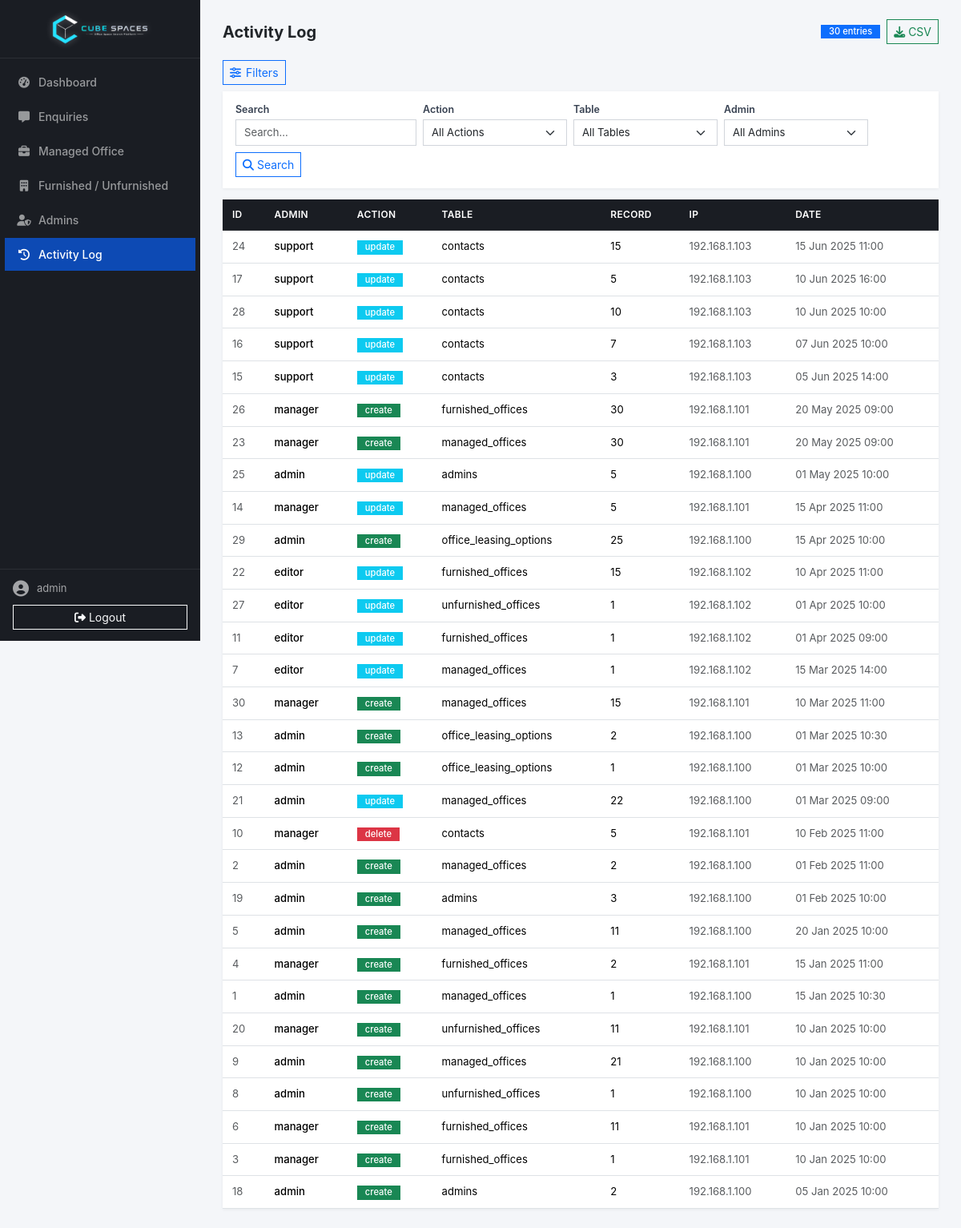
Page /admin/activity.php (signed in) on the committed database.
### tables this page shows
CREATE TABLE IF NOT EXISTS `activity_log` (
  `id` int NOT NULL AUTO_INCREMENT PRIMARY KEY,
  `admin_id` int,
  `admin_username` varchar(100),
  `action` varchar(50),
  `table_name` varchar(100),
  `record_id` int,
  `details` json,
  `ip_address` varchar(50),
  `created_at` timestamp DEFAULT CURRENT_TIMESTAMP,
  KEY `admin_id` (`admin_id`),
  KEY `created_at` (`created_at`)
);

### admin/jwt_helper.php (called while the page is built, shortened)
<?php
function base64url_encode($data) {
    return rtrim(strtr(base64_encode($data), '+/', '-_'), '=');
}
function base64url_decode($data) {
    return base64_decode(strtr($data, '-_', '+/') . str_repeat('=', 3 - (3 + strlen($data)) % 4));
}
function jwt_decode($token) {
    $parts = explode('.', $token);
    [$header, $payload, $signature] = $parts;
    $expectedSig = base64url_encode(hash_hmac(JWT_ALGO, "$header.$payload", JWT_SECRET, true));
    $data = json_decode(base64url_decode($payload), true);
    return $data;
}

### admin/activity.php (the view, shortened to what this page needs)
<?php
require_once __DIR__ . '/layout.php';
$adminListPage = max(1, (int)($_GET['p'] ?? 1));
$adminPerPage = 50;
$adminOffset = ($adminListPage - 1) * $adminPerPage;
$search = trim($_GET['search'] ?? '');
$conditions = [];
$params = [];
$types = '';
$whereClause = !empty($conditions) ? ' WHERE ' . implode(' AND ', $conditions) : '';
$countSql = "SELECT COUNT(*) as cnt FROM activity_log$whereClause";
if (!empty($params)) {
    $countStmt = mysqli_prepare($conn, $countSql);
    mysqli_stmt_bind_param($countStmt, $types, ...$params);
    mysqli_stmt_execute($countStmt);
    $activityTotal = (int)mysqli_fetch_assoc(mysqli_stmt_get_result($countStmt))['cnt'];
    mysqli_stmt_close($countStmt);
} else {
    $activityTotal = (int)mysqli_fetch_assoc(mysqli_query($conn, $countSql))['cnt'];
}
$dataSql = "SELECT * FROM activity_log$whereClause ORDER BY created_at DESC LIMIT $adminPerPage OFFSET $adminOffset";
if (!empty($params)) {
    $dataStmt = mysqli_prepare($conn, $dataSql);
    if ($dataStmt) {
        mysqli_stmt_bind_param($dataStmt, $types, ...$params);
        mysqli_stmt_execute($dataStmt);
        $result = mysqli_stmt_get_result($dataStmt);
    } else {
        $result = false;
    }
} else {
    $result = mysqli_query($conn, $dataSql);
}
$exportUrl = 'activity.php?export=1';
?>
<div class="page-header">
    <h4>Activity Log</h4>
    <div class="d-flex align-items-center gap-2">
        <span class="badge bg-primary"><?= $activityTotal ?> entries</span>
        <a href="<?= $exportUrl ?>" class="btn btn-outline-success btn-sm" title="Export CSV"><i class="fa-solid fa-download"></i> CSV</a>
    </div>
</div>
<button class="btn btn-sm btn-outline-primary admin-filter-toggle mb-2" type="button" data-bs-toggle="collapse" data-bs-target="#activityFilters" aria-expanded="true">
    <i class="fa-solid fa-sliders-h"></i> Filters
</button>
<div class="collapse show admin-filter-section" id="activityFilters">
    <form method="get" class="d-flex flex-wrap gap-2">
        <div>
            <div class="filter-label">Search</div>
            <input type="search" name="search" class="form-control form-control-sm" placeholder="Search..." value="<?= htmlspecialchars($search) ?>">
        </div>
        <div>
            <div class="filter-label">Action</div>
            <select name="action" class="form-select form-select-sm" onchange="this.form.submit()">
                <option value="">All Actions</option>
            </select>
        </div>
        <div>
            <div class="filter-label">Table</div>
            <select name="table" class="form-select form-select-sm" onchange="this.form.submit()">
                <option value="">All Tables</option>
            </select>
        </div>
        <div>
            <div class="filter-label">Admin</div>
            <select name="admin" class="form-select form-select-sm" onchange="this.form.submit()">
                <option value="">All Admins</option>
            </select>
        </div>
        <div class="d-flex gap-2">
            <button type="submit" class="btn btn-sm btn-outline-primary"><i class="fa-solid fa-search"></i> Search</button>
        </div>
    </form>
</div>
<div class="admin-card">
    <div class="table-wrap">
        <div class="table-responsive">
            <table class="table table-hover align-middle mb-0 small">
                <thead>
                    <tr>
                        <th scope="col">ID</th><th scope="col">Admin</th><th scope="col">Action</th><th scope="col">Table</th><th scope="col">Record</th><th scope="col">IP</th><th scope="col">Date</th>
                    </tr>
                </thead>
                <tbody>
                    <?php if ($result && mysqli_num_rows($result) > 0): ?>
                    <?php while ($row = mysqli_fetch_assoc($result)): ?>
                    <tr>
                        <td class="text-muted"><?= $row['id'] ?></td>
                        <td class="fw-medium"><?= htmlspecialchars($row['admin_username']) ?></td>
                        <td><span class="badge bg-<?= $row['action'] === 'delete' ? 'danger' : ($row['action'] === 'create' ? 'success' : 'info') ?>"><?= htmlspecialchars($row['action']) ?></span></td>
                        <td><?= htmlspecialchars($row['table_name'] ?? '—') ?></td>
                        <td><?= $row['record_id'] ?? '—' ?></td>
                        <td class="text-muted"><?= htmlspecialchars($row['ip_address'] ?? '—') ?></td>
                        <td class="text-muted"><?= date('d M Y H:i', strtotime($row['created_at'])) ?></td>
                    </tr>
                    <?php endwhile; ?>
                    <?php else: ?>
                    <tr><td colspan="7" class="text-center text-muted py-4">No activity found.</td></tr>
                    <?php endif; ?>
                </tbody>
            </table>
        </div>
    </div>
</div>
<?php require_once __DIR__ . '/footer.php'; ?>

### admin/layout.php (shortened to what this page needs)
<?php
require_once __DIR__ . '/jwt_helper.php';
$adminUser = '';
$token = $_COOKIE['access_token'] ?? '';
if ($token) {
    $payload = jwt_decode($token);
    if ($payload && ($payload['type'] ?? '') === 'access') {
        $adminUser = $payload['user'];
    }
}
$currentPage = basename($_SERVER['PHP_SELF'], '.php');
?>
<!DOCTYPE html>
<html lang="en">
<head>
    <link rel="stylesheet" href="https://cdnjs.cloudflare.com/ajax/libs/font-awesome/6.5.1/css/all.min.css">
    <link href="https://cdn.jsdelivr.net/npm/bootstrap@5.3.3/dist/css/bootstrap.min.css" rel="stylesheet">
    <link rel="stylesheet" href="/assets/css/admin.css?v=6">
</head>
<body>
<div class="d-flex" style="min-height: 100vh;">
    <aside class="admin-sidebar d-none d-md-flex">
        <div class="sidebar-header">
            <img src="../assets/images/final-logo.png" alt="CubeSpace" loading="lazy">
        </div>
        <nav class="nav flex-column flex-grow-1 overflow-auto pt-2">
            <a href="dashboard.php" class="nav-link <?= $currentPage === 'dashboard' ? 'active' : '' ?>"><i class="fa-solid fa-gauge-high"></i>Dashboard</a>
            <a href="contacts.php" class="nav-link <?= $currentPage === 'contacts' ? 'active' : '' ?>"><i class="fa-solid fa-message"></i>Enquiries</a>
            <a href="managed-office.php" class="nav-link <?= $currentPage === 'managed-office' ? 'active' : '' ?>"><i class="fa-solid fa-briefcase"></i>Managed Office</a>
            <a href="office-space.php" class="nav-link <?= $currentPage === 'office-space' ? 'active' : '' ?>"><i class="fa-solid fa-building"></i>Furnished / Unfurnished</a>
            <a href="admins.php" class="nav-link <?= $currentPage === 'admins' ? 'active' : '' ?>"><i class="fa-solid fa-user-shield"></i>Admins</a>
            <a href="activity.php" class="nav-link <?= $currentPage === 'activity' ? 'active' : '' ?>"><i class="fa-solid fa-clock-rotate-left"></i>Activity Log</a>
        </nav>
        <div class="sidebar-footer">
            <div class="sidebar-user">
                <i class="fa-solid fa-circle-user"></i>
                <span><?= htmlspecialchars($adminUser) ?></span>
            </div>
            <a href="logout.php" class="btn btn-outline-light btn-sm w-100"><i class="fa-solid fa-right-from-bracket me-1"></i>Logout</a>
        </div>
    </aside>
    <main class="admin-main">

### admin/footer.php (shortened to what this page needs)
    </main>
</div>
</body>
</html>

### assets/css/admin.css (style rules this page uses)
* { border-radius: 0 !important; }
:root { --admin-sidebar-width: 250px; --admin-primary: #0d4ab4; --admin-primary-dark: #083891; --admin-bg: #f4f6f9; --admin-card-shadow: 0 1px 4px rgba(0,0,0,0.06); }
body { font-family: 'Inter', sans-serif; background: var(--admin-bg); padding-top: 0; -webkit-font-smoothing: antialiased; }
.admin-sidebar { width: var(--admin-sidebar-width); min-height: 100vh; background: #1a1d23; display: flex; flex-direction: column; flex-shrink: 0; position: sticky; top: 0; height: 100vh; }
.admin-sidebar .sidebar-header { padding: 16px 18px; border-bottom: 1px solid rgba(255,255,255,0.08); display: flex; align-items: center; justify-content: center; gap: 10px; }
.admin-sidebar .sidebar-header img { height: 40px; width: auto; filter: brightness(3) contrast(1.2) drop-shadow(0 0 4px rgba(255,255,255,0.3)); }
.admin-sidebar .nav-link { padding: 10px 14px; font-size: 14px; font-weight: 500; color: rgba(255,255,255,0.55); transition: all 0.15s; margin: 1px 6px; }
.admin-sidebar .nav-link.active { background: var(--admin-primary); color: #fff; }
.admin-sidebar .nav-link i { width: 20px; text-align: center; margin-right: 8px; }
.admin-sidebar .sidebar-footer { padding: 14px 16px; border-top: 1px solid rgba(255,255,255,0.08); margin-top: auto; }
.admin-main { flex: 1; padding: 24px 28px; min-width: 0; max-width: 100%; }
.page-header { display: flex; justify-content: space-between; align-items: center; margin-bottom: 20px; }
.page-header h4 { font-weight: 700; margin-bottom: 0; font-size: 1.25rem; }
.admin-filter-section { background: #fff; padding: 14px 16px; box-shadow: var(--admin-card-shadow); margin-bottom: 14px; }
.admin-filter-section .form-control-sm, .admin-filter-section .form-select-sm { min-width: 180px; }
.admin-filter-section .d-flex.gap-2 .btn { white-space: nowrap; }
.admin-filter-toggle { display: inline-flex; align-items: center; gap: 6px; cursor: pointer; }
.filter-label { font-size: 0.78rem; font-weight: 600; color: #374151; margin-bottom: 2px; }
.admin-card { border: none; box-shadow: var(--admin-card-shadow); background: #fff; }
.table-wrap { padding: 0; }
.table-wrap .table { margin-bottom: 0; }
.table-wrap .table th { background: #1a1d23; color: #fff; font-weight: 600; font-size: 0.75rem; text-transform: uppercase; letter-spacing: 0.3px; padding: 10px 12px; border-color: rgba(255,255,255,0.08); }
.table-wrap .table td { padding: 10px 12px; font-size: 0.82rem; vertical-align: middle; }
.form-control-sm, .form-select-sm { font-size: 0.82rem; padding: 6px 10px; border-color: #d1d5db; }
.badge { font-weight: 500; font-size: 0.7rem; padding: 3px 10px; }
.sidebar-user { display: flex; align-items: center; gap: 10px; margin-bottom: 10px; color: rgba(255,255,255,0.6); font-size: 13px; }
.sidebar-user i { font-size: 1.25rem; }

### rows in the picture
activity_log: id "24", admin_username "support", action "update", table_name "contacts", record "15", ip_address "192.168.1.103", created_at "15 Jun 2025 11:00"
activity_log: id "17", admin_username "support", action "update", table_name "contacts", record "5", ip_address "192.168.1.103", created_at "10 Jun 2025 16:00"
activity_log: id "28", admin_username "support", action "update", table_name "contacts", record "10", ip_address "192.168.1.103", created_at "10 Jun 2025 10:00"
activity_log: id "16", admin_username "support", action "update", table_name "contacts", record "7", ip_address "192.168.1.103", created_at "07 Jun 2025 10:00"
activity_log: id "15", admin_username "support", action "update", table_name "contacts", record "3", ip_address "192.168.1.103", created_at "05 Jun 2025 14:00"
activity_log: id "26", admin_username "manager", action "create", table_name "furnished_offices", record "30", ip_address "192.168.1.101", created_at "20 May 2025 09:00"
activity_log: id "23", admin_username "manager", action "create", table_name "managed_offices", record "30", ip_address "192.168.1.101", created_at "20 May 2025 09:00"
activity_log: id "25", admin_username "admin", action "update", table_name "admins", record "5", ip_address "192.168.1.100", created_at "01 May 2025 10:00"
activity_log: id "14", admin_username "manager", action "update", table_name "managed_offices", record "5", ip_address "192.168.1.101", created_at "15 Apr 2025 11:00"
activity_log: id "29", admin_username "admin", action "create", table_name "office_leasing_options", record "25", ip_address "192.168.1.100", created_at "15 Apr 2025 10:00"
activity_log: id "22", admin_username "editor", action "update", table_name "furnished_offices", record "15", ip_address "192.168.1.102", created_at "10 Apr 2025 11:00"
activity_log: id "27", admin_username "editor", action "update", table_name "unfurnished_offices", record "1", ip_address "192.168.1.102", created_at "01 Apr 2025 10:00"
activity_log: id "11", admin_username "editor", action "update", table_name "furnished_offices", record "1", ip_address "192.168.1.102", created_at "01 Apr 2025 09:00"
activity_log: id "7", admin_username "editor", action "update", table_name "managed_offices", record "1", ip_address "192.168.1.102", created_at "15 Mar 2025 14:00"
activity_log: id "30", admin_username "manager", action "create", table_name "managed_offices", record "15", ip_address "192.168.1.101", created_at "10 Mar 2025 11:00"
activity_log: id "13", admin_username "admin", action "create", table_name "office_leasing_options", record "2", ip_address "192.168.1.100", created_at "01 Mar 2025 10:30"
activity_log: id "12", admin_username "admin", action "create", table_name "office_leasing_options", record "1", ip_address "192.168.1.100", created_at "01 Mar 2025 10:00"
activity_log: id "21", admin_username "admin", action "update", table_name "managed_offices", record "22", ip_address "192.168.1.100", created_at "01 Mar 2025 09:00"
activity_log: id "10", admin_username "manager", action "delete", table_name "contacts", record "5", ip_address "192.168.1.101", created_at "10 Feb 2025 11:00"
activity_log: id "2", admin_username "admin", action "create", table_name "managed_offices", record "2", ip_address "192.168.1.100", created_at "01 Feb 2025 11:00"
activity_log: id "19", admin_username "admin", action "create", table_name "admins", record "3", ip_address "192.168.1.100", created_at "01 Feb 2025 10:00"
activity_log: id "5", admin_username "admin", action "create", table_name "managed_offices", record "11", ip_address "192.168.1.100", created_at "20 Jan 2025 10:00"
activity_log: id "4", admin_username "manager", action "create", table_name "furnished_offices", record "2", ip_address "192.168.1.101", created_at "15 Jan 2025 11:00"
activity_log: id "1", admin_username "admin", action "create", table_name "managed_offices", record "1", ip_address "192.168.1.100", created_at "15 Jan 2025 10:30"
activity_log: id "20", admin_username "manager", action "create", table_name "unfurnished_offices", record "11", ip_address "192.168.1.101", created_at "10 Jan 2025 10:00"
activity_log: id "9", admin_username "admin", action "create", table_name "managed_offices", record "21", ip_address "192.168.1.100", created_at "10 Jan 2025 10:00"
activity_log: id "8", admin_username "admin", action "create", table_name "unfurnished_offices", record "1", ip_address "192.168.1.100", created_at "10 Jan 2025 10:00"
activity_log: id "6", admin_username "manager", action "create", table_name "furnished_offices", record "11", ip_address "192.168.1.101", created_at "10 Jan 2025 10:00"
activity_log: id "3", admin_username "manager", action "create", table_name "furnished_offices", record "1", ip_address "192.168.1.101", created_at "10 Jan 2025 10:00"
activity_log: id "18", admin_username "admin", action "create", table_name "admins", record "2", ip_address "192.168.1.100", created_at "05 Jan 2025 10:00"

### other values in the picture
$adminUser "admin"
$activityTotal "30"
